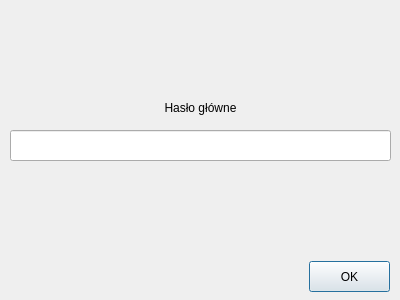
<?xml version="1.0" encoding="UTF-8"?>
<ui version="4.0">
 <class>Dialog</class>
 <widget class="QDialog" name="Dialog">
  <property name="geometry">
   <rect>
    <x>0</x>
    <y>0</y>
    <width>400</width>
    <height>300</height>
   </rect>
  </property>
  <property name="windowTitle">
   <string>Utwórz bazę haseł</string>
  </property>
  <widget class="QPushButton" name="ok_button">
   <property name="geometry">
    <rect>
     <x>309</x>
     <y>261</y>
     <width>81</width>
     <height>31</height>
    </rect>
   </property>
   <property name="text">
    <string>OK</string>
   </property>
  </widget>
  <widget class="QLineEdit" name="master_password_input">
   <property name="geometry">
    <rect>
     <x>10</x>
     <y>130</y>
     <width>381</width>
     <height>31</height>
    </rect>
   </property>
  </widget>
  <widget class="QLabel" name="master_password_label">
   <property name="geometry">
    <rect>
     <x>150</x>
     <y>100</y>
     <width>101</width>
     <height>16</height>
    </rect>
   </property>
   <property name="text">
    <string>Hasło główne</string>
   </property>
   <property name="alignment">
    <set>Qt::AlignCenter</set>
   </property>
  </widget>
 </widget>
 <resources/>
 <connections/>
</ui>
